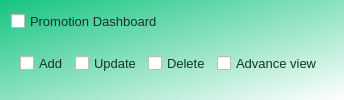
                    <widget class="QFrame" name="promotion_dashboard_verticalFrame">
                     <property name="sizePolicy">
                      <sizepolicy hsizetype="Preferred" vsizetype="Fixed">
                       <horstretch>0</horstretch>
                       <verstretch>0</verstretch>
                      </sizepolicy>
                     </property>
                     <property name="styleSheet">
                      <string notr="true">background-color: qlineargradient(spread:pad, x1:0, y1:0, x2:1, y2:1, stop:0 rgba(22, 196, 127, 255), stop:1 rgba(255, 255, 255, 255));
color: rgb(18, 53, 36);</string>
                     </property>
                     <layout class="QVBoxLayout" name="verticalLayout_19">
                      <item>
                       <widget class="QCheckBox" name="promotion_dashboard_checkBox">
                        <property name="font">
                         <font>
                          <pointsize>10</pointsize>
                         </font>
                        </property>
                        <property name="styleSheet">
                         <string notr="true">background:none;</string>
                        </property>
                        <property name="text">
                         <string>Promotion Dashboard</string>
                        </property>
                       </widget>
                      </item>
                      <item>
                       <widget class="QFrame" name="horizontalFrame">
                        <property name="styleSheet">
                         <string notr="true">QFrame{
background:none;
}
QCheckBox{
background:none;
}</string>
                        </property>
                        <layout class="QHBoxLayout" name="horizontalLayout_7">
                         <item>
                          <widget class="QCheckBox" name="promotion_dashboard_checkBox_add">
                           <property name="font">
                            <font>
                             <pointsize>10</pointsize>
                            </font>
                           </property>
                           <property name="text">
                            <string>Add</string>
                           </property>
                          </widget>
                         </item>
                         <item>
                          <widget class="QCheckBox" name="promotion_dashboard_checkBox_update">
                           <property name="font">
                            <font>
                             <pointsize>10</pointsize>
                            </font>
                           </property>
                           <property name="text">
                            <string>Update</string>
                           </property>
                          </widget>
                         </item>
                         <item>
                          <widget class="QCheckBox" name="promotion_dashboard_checkBox_delete">
                           <property name="font">
                            <font>
                             <pointsize>10</pointsize>
                            </font>
                           </property>
                           <property name="text">
                            <string>Delete</string>
                           </property>
                          </widget>
                         </item>
                         <item>
                          <widget class="QCheckBox" name="promotion_dashboard_checkBox_advance_view">
                           <property name="font">
                            <font>
                             <pointsize>10</pointsize>
                            </font>
                           </property>
                           <property name="text">
                            <string>Advance view</string>
                           </property>
                          </widget>
                         </item>
                        </layout>
                       </widget>
                      </item>
                     </layout>
                    </widget>
